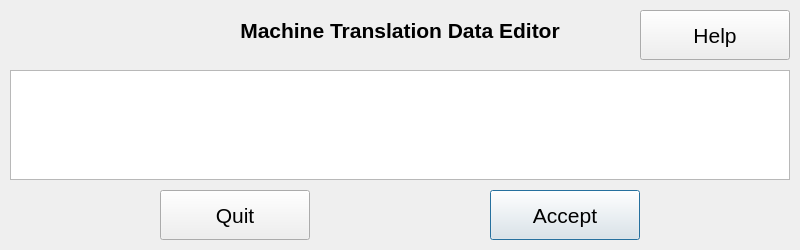
<?xml version="1.0" encoding="UTF-8"?>
<ui version="4.0">
 <class>EditData</class>
 <widget class="QDialog" name="EditData">
  <property name="geometry">
   <rect>
    <x>0</x>
    <y>0</y>
    <width>800</width>
    <height>250</height>
   </rect>
  </property>
  <property name="font">
   <font>
    <pointsize>16</pointsize>
   </font>
  </property>
  <property name="windowTitle">
   <string>Data Edit</string>
  </property>
  <property name="windowIcon">
   <iconset>
    <normaloff>../../../../usr/share/machinetrans/resources/logo.png</normaloff>../../../../usr/share/machinetrans/resources/logo.png</iconset>
  </property>
  <widget class="QLabel" name="titleLbl">
   <property name="geometry">
    <rect>
     <x>10</x>
     <y>10</y>
     <width>780</width>
     <height>40</height>
    </rect>
   </property>
   <property name="font">
    <font>
     <pointsize>16</pointsize>
     <weight>75</weight>
     <bold>true</bold>
    </font>
   </property>
   <property name="text">
    <string>Machine Translation Data Editor</string>
   </property>
   <property name="alignment">
    <set>Qt::AlignCenter</set>
   </property>
  </widget>
  <widget class="QPushButton" name="acceptBttn">
   <property name="geometry">
    <rect>
     <x>490</x>
     <y>190</y>
     <width>150</width>
     <height>50</height>
    </rect>
   </property>
   <property name="text">
    <string>Accept</string>
   </property>
  </widget>
  <widget class="QPushButton" name="quitBttn">
   <property name="geometry">
    <rect>
     <x>160</x>
     <y>190</y>
     <width>150</width>
     <height>50</height>
    </rect>
   </property>
   <property name="text">
    <string>Quit</string>
   </property>
  </widget>
  <widget class="QTextEdit" name="textEdit">
   <property name="geometry">
    <rect>
     <x>10</x>
     <y>70</y>
     <width>780</width>
     <height>110</height>
    </rect>
   </property>
  </widget>
  <widget class="QPushButton" name="helpBttn">
   <property name="geometry">
    <rect>
     <x>640</x>
     <y>10</y>
     <width>150</width>
     <height>50</height>
    </rect>
   </property>
   <property name="text">
    <string>Help</string>
   </property>
  </widget>
 </widget>
 <tabstops>
  <tabstop>helpBttn</tabstop>
  <tabstop>textEdit</tabstop>
  <tabstop>quitBttn</tabstop>
  <tabstop>acceptBttn</tabstop>
 </tabstops>
 <resources/>
 <connections/>
</ui>
